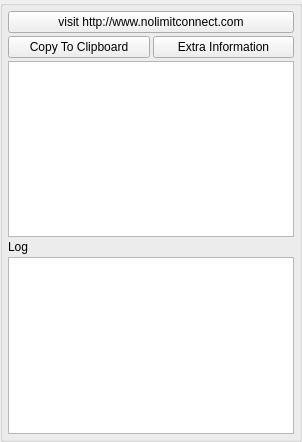
<?xml version="1.0" encoding="UTF-8"?>
<ui version="4.0">
 <class>AppletApplicationInfoUi</class>
 <widget class="QWidget" name="AppletApplicationInfoUi">
  <property name="geometry">
   <rect>
    <x>0</x>
    <y>0</y>
    <width>302</width>
    <height>442</height>
   </rect>
  </property>
  <property name="sizePolicy">
   <sizepolicy hsizetype="Expanding" vsizetype="Expanding">
    <horstretch>0</horstretch>
    <verstretch>0</verstretch>
   </sizepolicy>
  </property>
  <property name="minimumSize">
   <size>
    <width>0</width>
    <height>0</height>
   </size>
  </property>
  <property name="maximumSize">
   <size>
    <width>16777215</width>
    <height>16777215</height>
   </size>
  </property>
  <property name="windowTitle">
   <string>App Information</string>
  </property>
  <layout class="QVBoxLayout" name="verticalLayout">
   <property name="spacing">
    <number>0</number>
   </property>
   <property name="leftMargin">
    <number>0</number>
   </property>
   <property name="topMargin">
    <number>0</number>
   </property>
   <property name="rightMargin">
    <number>0</number>
   </property>
   <property name="bottomMargin">
    <number>0</number>
   </property>
   <item>
    <widget class="QGroupBox" name="StyledDlgItemsBox">
     <property name="sizePolicy">
      <sizepolicy hsizetype="Expanding" vsizetype="Expanding">
       <horstretch>0</horstretch>
       <verstretch>0</verstretch>
      </sizepolicy>
     </property>
     <property name="minimumSize">
      <size>
       <width>0</width>
       <height>0</height>
      </size>
     </property>
     <property name="title">
      <string/>
     </property>
     <layout class="QVBoxLayout" name="verticalLayout_2">
      <property name="spacing">
       <number>3</number>
      </property>
      <property name="leftMargin">
       <number>5</number>
      </property>
      <property name="topMargin">
       <number>5</number>
      </property>
      <property name="rightMargin">
       <number>5</number>
      </property>
      <property name="bottomMargin">
       <number>5</number>
      </property>
      <item>
       <widget class="QPushButton" name="gotoWebsiteButton">
        <property name="sizePolicy">
         <sizepolicy hsizetype="Minimum" vsizetype="Preferred">
          <horstretch>0</horstretch>
          <verstretch>0</verstretch>
         </sizepolicy>
        </property>
        <property name="text">
         <string>visit http://www.nolimitconnect.com</string>
        </property>
       </widget>
      </item>
      <item>
       <layout class="QHBoxLayout" name="horizontalLayout">
        <item>
         <widget class="QPushButton" name="m_CopyToClipboardButton">
          <property name="text">
           <string>Copy To Clipboard</string>
          </property>
         </widget>
        </item>
        <item>
         <widget class="QPushButton" name="m_ExtraInfoButton">
          <property name="text">
           <string>Extra Information</string>
          </property>
         </widget>
        </item>
       </layout>
      </item>
      <item>
       <widget class="QPlainTextEdit" name="m_InfoPlainTextEdit"/>
      </item>
      <item>
       <widget class="QLabel" name="label">
        <property name="text">
         <string>Log</string>
        </property>
       </widget>
      </item>
      <item>
       <widget class="QPlainTextEdit" name="m_LogPlainTextEdit"/>
      </item>
     </layout>
    </widget>
   </item>
  </layout>
 </widget>
 <resources/>
 <connections/>
</ui>
